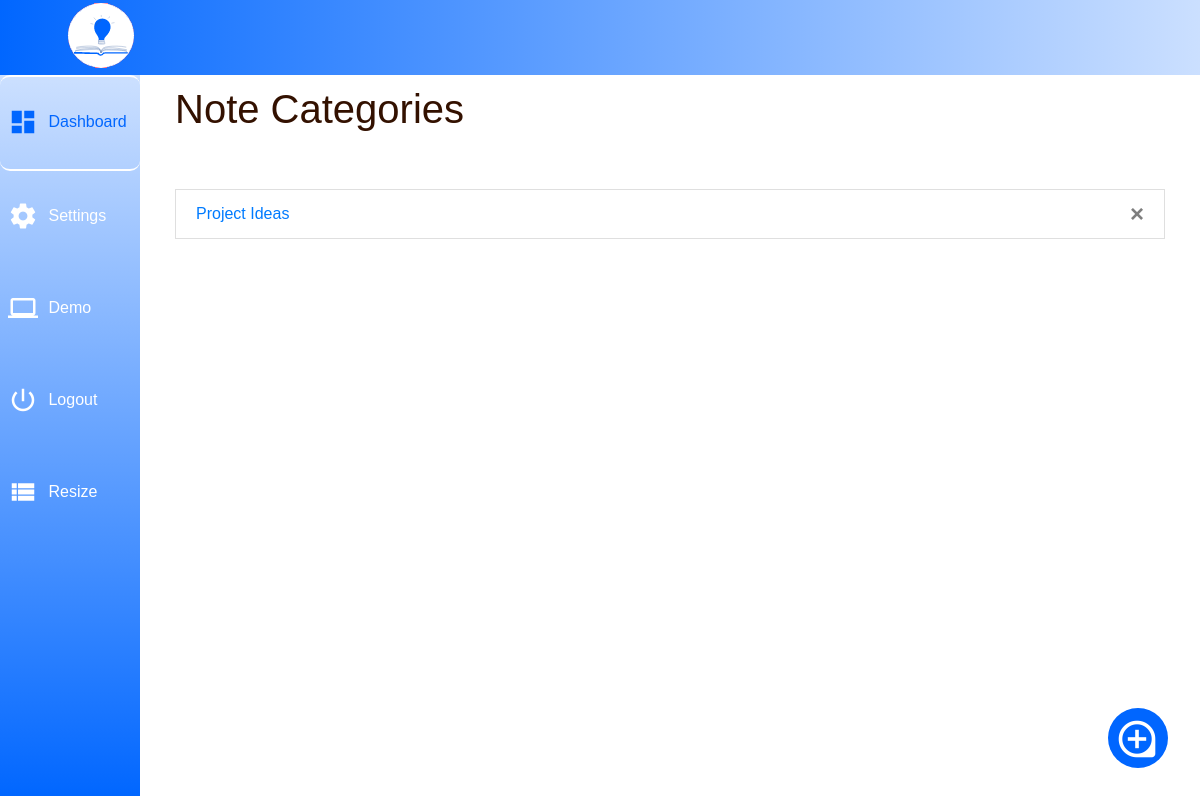
The page /home (signed in) on the database as committed earlier.
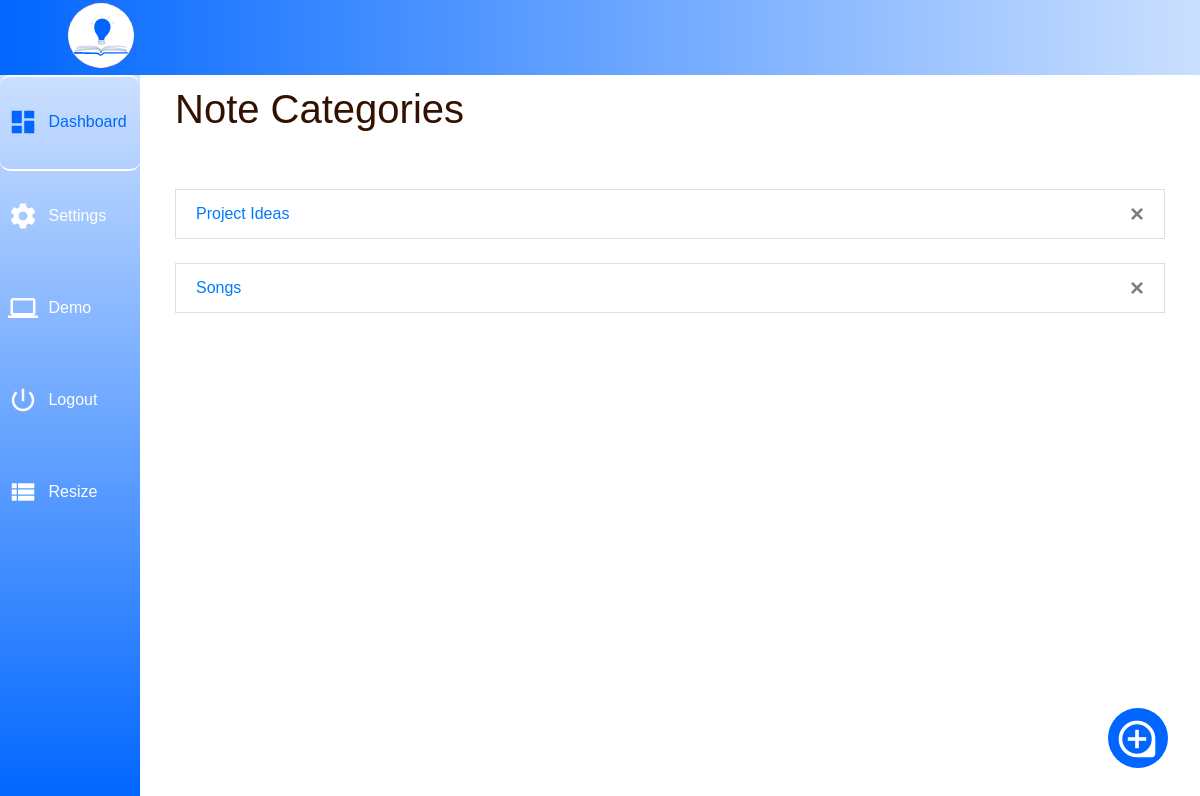
The same page on the database as committed later.
### note/models.py (models this page shows)
class Category(db.Model):
    id = db.Column(db.Integer, primary_key=True)
    title = db.Column(db.String(15))
    user_id = db.Column(db.Integer, db.ForeignKey('user.id'))
    notes = db.relationship('Note')

### note/views.py (the view, shortened to what this page needs)
@views.route('/home', methods=['GET', 'POST'])
@login_required
def home():
    user_id = current_user.get_id()
    categories = Category.query.filter_by(user_id=user_id).all()
    if categories:
        return render_template("user/dashboard.html", user=current_user, categories=categories)
    else:
        flash("You have not created a category yet", "success")
        return render_template("user/dashboard.html", user=current_user)

### note/__init__.py (called while the page is built)
def create_app():
    app = Flask(__name__)
    app.config['SECRET_KEY'] = 'a2346.@'
    app.config['SQLALCHEMY_DATABASE_URI'] = f'sqlite:///{DB_NAME}'
    db.init_app(app)
    from .views import views
    from .auth import auth
    app.register_blueprint(views, url_prefic='/')
    app.register_blueprint(auth, url_prefic='/')
    from .models import User, Note, Category
    create_database(app)
    login_manager = LoginManager()
    login_manager.login_view = 'auth.login'
    login_manager.init_app(app)
    @login_manager.user_loader
    def load_user(id):
        return User.query.get(int(id))
    return app

### note/templates/user/dashboard.html (shortened to what this page needs)
{% extends "user/home_base.html" %} {% block title %} Notes {% endblock %}
{%block body %}
    <div class="container-fluid">
        <h1>Note Categories</h1>
        <br>
        <br>
        <ul class="list-group list-group-flush" id="notes">
            {% for category in categories %}
                <div class="">
                    <li class="list-group-item">
                        <a href="{{url_for('views.view_category', cat_id=category.id)}}">
                            {{ category.title }} </a>
                        <button type="button" class="close" class="nav-link px-2" data-toggle="modal" data-target="#mymodal{{category.id}}">
                            <span arial-hidden="true"> &times; </span>
                        </button>
                    </li>
                    <br>
                </div>
            {% endfor %}
        </ul>
        <a href="" class="top-link hide" data-toggle="modal" data-target="#note">
            <i class="material-icons icon" id="loupe">loupe</i>
        </a>
    </div>
{% endblock %}

Rows that differ between the two databases and show on the page:
added Category: title "Songs"
